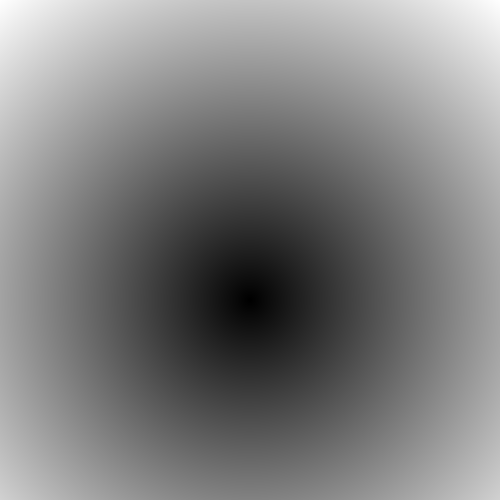
#> input picture notebooks/circle_profile.tif, 1000 x 1000 px (shown at 1/2 size)
$ jupyter execute --allow-errors example-with_circle_profile.ipynb   (shell and % lines are left out)
#> lines starting #> are read from the running program, lines starting #| are printed output that depends on the picture; long printed decimals are rounded
### sectorizedradialprofile/calculate_radial_profile.py
import numpy as np
import pandas as pd


class CalculateRadialProfile(object):

    def __init__(self, data: np.ndarray):
        """

        :param data: numpy 2D array
        :type data: np.array
        """
        self.data = data
        self.dimension = len(data.shape)
        if self.dimension not in [2, 3]:
            raise ValueError('Only 2D or 3D np.array are supported.')
        self.bool_2d = self.dimension == 2  # boolean indicator of data dimension, True: 2D, False: 3D
        self.center = None
        self.radius = None
        self.angle_range = None
        self.x0 = None
        self.y0 = None
        self.z0 = None
        self.param_list = []
        if self.bool_2d:
            self.y_index, self.x_index = np.indices(self.data.shape)
            self.y_len, self.x_len = np.shape(self.data)  # retrieve the size of the array
        else:
            self.z_index, self.y_index, self.x_index = np.indices(self.data.shape)
            self.z_len, self.y_len, self.x_len = np.shape(self.data)  # retrieve the size of the array
        self.final_radius_array = None
        self.final_data_array = None

    def add_params(self, center: tuple, radius=None, angle_range=None):
        """

        :param center: Origin of the radial plot, '(x0, y0)' or '(x0, y0, z0)'.
        :type center: tuple
        :param radius: The maximum distance from specified center. Optional, default 'None' used to include all.
        :type radius: int or float
        :param angle_range: Angular coverage in degrees '(0, 360)'. Optional, default 'None' used to include all.
        :type angle_range: tuple
        """
        self._validate_params(center=center, radius=radius, angle_range=angle_range)
        self.center = center
        self.radius = radius
        self.angle_range = angle_range
        self.x0 = self.center[0]
        self.y0 = self.center[1]
        self.param_list.append(form_param_dict(center=center, radius=radius, angle_range=angle_range))

    def calculate(self):
        """
        Performs the radial profile calculation
        :return:
        :rtype:
        """
        _final_radius_array = np.array([])
        _final_data_array = np.array([])
        for each_param_dict in self.param_list:
            _current_radius_array, _current_data_array = self.get_sorted_radial_array(each_param_dict)
            _final_radius_array = np.concatenate((_final_radius_array, _current_radius_array), axis=None)
            _final_data_array = np.concatenate((_final_data_array, _current_data_array), axis=None)
        self.final_radius_array = np.array(_final_radius_array)
        self.final_data_array = np.array(_final_data_array)
        self.calculate_profile()

    def calculate_profile(self):
        '''calculate the final profile'''
        df = pd.DataFrame()
        df['radius'] = self.final_radius_array
        df['value'] = self.final_data_array
        df1 = df.groupby('radius').agg({'value': ['mean', 'std', 'sem']})['value']
        self.radial_profile = df1

    def get_sorted_radial_array(self, param_dict):
        """
        :return: sorted radius array and data array
        :rtype: np.array
        """
        self.center = param_dict['center']
        self.radius = param_dict['radius']
        self.angle_range = param_dict['angle_range']
        self.x0 = self.center[0]
        self.y0 = self.center[1]
        if not self.bool_2d:
            self.z0 = self.center[2]

        self.calculate_pixels_radius()
        self.calculate_pixels_angle_position()
        self.turn_off_data_outside()
        self.sort_indices_of_radius()
        self.sort_data_by_radius_value()
        return self.sorted_radius[:], self.data_sorted_by_radius[:]

    def sort_data_by_radius_value(self):
        '''sort the working data by radius indices'''
        _data_sorted_by_radius = self.working_data.flat[self.sorted_radius_indices]
        _sorted_radius = self.radius_array.flat[self.sorted_radius_indices]
        _nan_indices = np.isnan(_data_sorted_by_radius)
        _not_nan_indices = np.invert(_nan_indices)
        self.data_sorted_by_radius = _data_sorted_by_radius[_not_nan_indices]
        self.sorted_radius = _sorted_radius[_not_nan_indices]
        # print(self.sorted_radius)

    def sort_indices_of_radius(self):
        '''sort the indices of the radius array'''
        sort_indices = np.argsort(self.radius_array.flat)
        self.sorted_radius_indices = sort_indices

    def turn_off_data_outside(self):
        '''using the angle range provided and the angle value of each pixels,
        this algorithm replace all the initial data by 0 outside the range specified'''
        inside_indices = np.isreal(self.data)
        if self.angle_range is not None:
            left_angles_indices = self.array_angle_deg >= self.angle_range[0]
            right_angles_indices = self.array_angle_deg <= self.angle_range[1]
            inside_indices = np.logical_and(left_angles_indices, right_angles_indices)
        if self.radius is not None:
            in_radius_indices = self.radius_array <= self.radius
            inside_indices = np.logical_and(inside_indices, in_radius_indices)
        not_keep_indices = np.invert(inside_indices)

        working_data = np.array(self.data, dtype=np.float64)  # forced array to be float so NaN can be used
        working_data[not_keep_indices] = np.nan  # replaced 0 with NaN so the mean & std can be calculated correctly
        #working_data[self.y0, self.x0] = 1  # make sure center is part of the pixel to keep

        self.working_data = working_data

    def calculate_pixels_angle_position(self):
        '''determine the angle position related to the top vertical center of
        each pixel in degrees'''
        if self.angle_range is not None:
            if self.bool_2d:
                complex_array = (self.y_index - self.y0) + 1j * \
                                (self.x_index - self.x0)
                # complex_array = (self.y_len - self.y_index - self.y0) + 1j * \
                #                 (self.x_index - self.x0)
                array_angle_deg = np.abs(np.angle(complex_array, deg=True) - 180)
                self.intermediate_array_angle_deg = array_angle_deg

                # removing all negative angles -> [0, 360[
                array_angle_deg_pos = np.array(array_angle_deg)
                for _y in np.arange(self.y_len):
                    for _x in np.arange(self.x_len):
                        _value = array_angle_deg[_y, _x]
                        if _value < 0:
                            array_angle_deg_pos[_y, _x] = 2 * 180 + _value

                self.array_angle_deg = array_angle_deg_pos
            else:
                raise ValueError('Angular range selection is not available for 3D data.')

    def calculate_pixels_radius(self):
        '''calculate radii of all pixels '''
        if self.bool_2d:
            r_array = np.sqrt((self.x_index - self.x0) ** 2 + (self.y_index - self.y0) ** 2)
            self.radius_array = r_array
        else:
            r_array = np.sqrt(
                (self.x_index - self.x0) ** 2 + (self.y_index - self.y0) ** 2 + (self.z_index - self.z0) ** 2)
            self.radius_array = r_array

    def _validate_params(self, center, radius, angle_range):
        assert type(center) == tuple
        if len(center) != self.dimension:
            raise ValueError("'center' input is not dimensionally correct for input data.")
        for each in center:
            if each < 0:
                raise ValueError("'center' input can not be negative.")
        if radius is not None:
            if radius <= 0:
                raise ValueError("'radius' has to be greater than zero.")
        if angle_range is not None:
            assert type(angle_range) == tuple
            assert len(angle_range) == 2
            for each in angle_range:
                if each < 0:
                    raise ValueError("'angle_range' has to be within (0, 360).")


# [31 lines left out: function load_label_analysis_amira, not called in this run]


def form_param_dict(center: tuple, radius: float, angle_range):
    """

    :param center: coordinates in form of (x,y) or (x, y, z)
    :type center: tuple
    :param radius: radius of the radial plot range
    :type radius: float
    :param angle_range: optional sector defined using tuple, eg. (0, 360)
    :type angle_range: tuple
    :return: shaped dictionary containing parameters
    :rtype: dict
    """
    _dict = {
        'center': center,
        'radius': radius,
        'angle_range': angle_range
    }
    return _dict

### notebooks/example-with_circle_profile.ipynb
[cell 1]
import os
import sys
root_folder = os.path.dirname(os.getcwd())
sys.path.append(root_folder)
from sectorizedradialprofile.calculate_radial_profile import CalculateRadialProfile
import matplotlib.pyplot as plt
from skimage import io
import sectorizedradialprofile
#> (the rest of this cell did not finish here and is left out)

Load the data

[cell 2]
data_file = 'circle_profile.tif'
im = io.imread(data_file)
#> im is the input picture: shape (1000, 1000) float32; min 0.707, max 780.3, mean 391.4
working_data = im[:,:]

Visualize data

[cell 3]
plt.figure(0)
plt.imshow(working_data)
plt.colorbar()
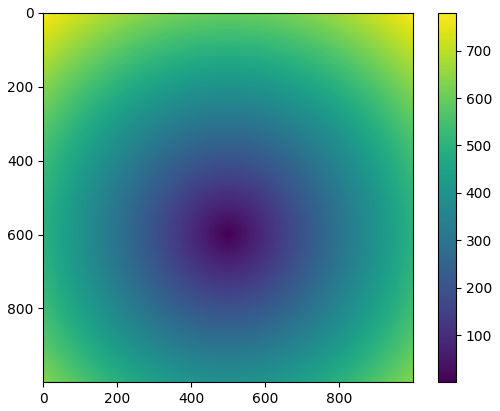
#> figure drawn by matplotlib, 2 panels

Define parameters

[cell 4]
center = (400, 300)  # Has to be in a form of (x0, y0)
angle_range = (0, 90)  # Has to be in a form of (from_angle, to_angle). It can be 'None' if you don't want to constrain.

Calculate profile

[cell 5]
o_profile = CalculateRadialProfile(data=working_data)  # Initialize the class with data input
o_profile.add_params(center=center, angle_range=angle_range)
o_profile.calculate()
#> the loop in calculate, `for each_param_dict in self.param_list:` made 1 pass
#> pass 1, in turn_off_data_outside, `self.working_data = working_data`:
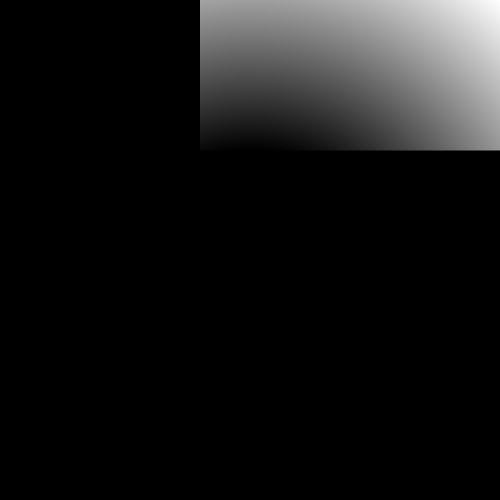
#> self.working_data: shape (1000, 1000) float64 (shown at 1/2 size); 81.94% of the values are NaN or infinite; the others: min 299.5, max 780.3, mean 518.5; drawn with min black, max white, NaN and infinite black

radius array (to check **calculate_pixels_radius**)

[cell 6]
plt.figure(1)
radius_array = o_profile.radius_array
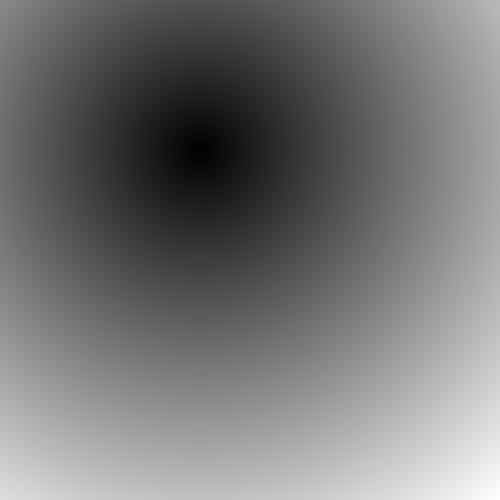
#> radius_array: shape (1000, 1000) float64 (shown at 1/2 size); min 0, max 920.5, mean 425.9; drawn with min black and max white
plt.imshow(radius_array)
plt.colorbar()
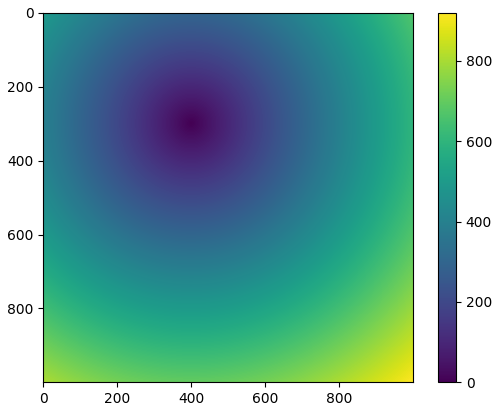
#> figure drawn by matplotlib, 2 panels

to check **calculate_pixels_angle_position**

[cell 7]
plt.figure(2)
array_angle_deg = o_profile.array_angle_deg
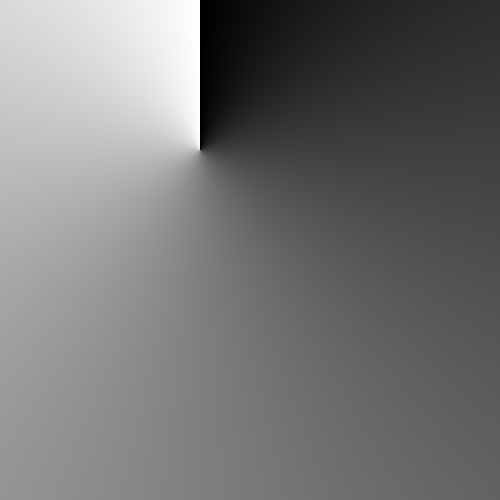
#> array_angle_deg: shape (1000, 1000) float64 (shown at 1/2 size); min 0, max 359.8, mean 165.6; drawn with min black and max white
#plt.imshow(array_angle_deg)
plt.imshow(o_profile.intermediate_array_angle_deg)
plt.colorbar()
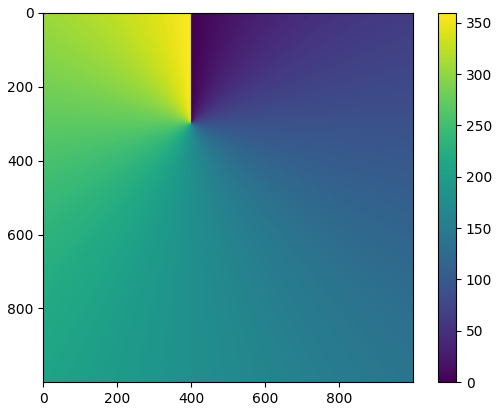
#> figure drawn by matplotlib, 2 panels

[cell 8]
plt.figure(10)
plt.imshow(o_profile.working_data
          )

[cell 9]
profile = o_profile.radial_profile
#> profile = table of 83702 rows and 3 columns
print(profile.head())
#|                 mean       std       sem
#| radius
#| 1.000  315.913  0.8931  0.6315
#| 1.414  316.232       NaN       NaN
#| 2.000  316.232  1.784  1.262
#| 2.236  316.552  0.8913  0.6302
#| 2.828  316.873       NaN       NaN
print(profile.tail())
#|                   mean  std  sem
#| radius
#| 668.588  778.018  NaN  NaN
#| 669.032  779.681  NaN  NaN
#| 669.033  778.785  NaN  NaN
#| 669.479  779.553  NaN  NaN
#| 669.926  780.321  NaN  NaN

Check results

[cell 10]
profile.plot()
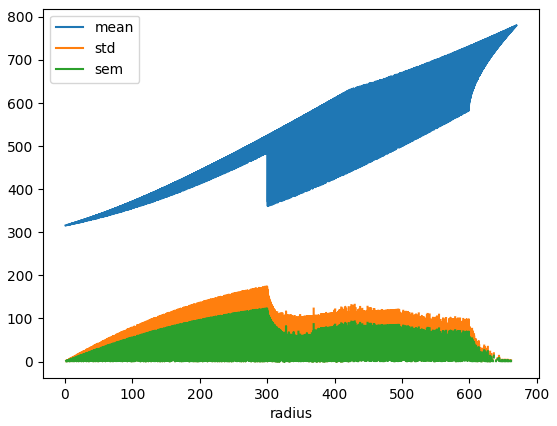
#> figure drawn by matplotlib, 1 panel; curve peaks at x = 669.9, y = 780.3

[cell 11]
plt.figure(3)
plt.errorbar(x=profile.index, y=profile['mean'], yerr=profile['sem'])
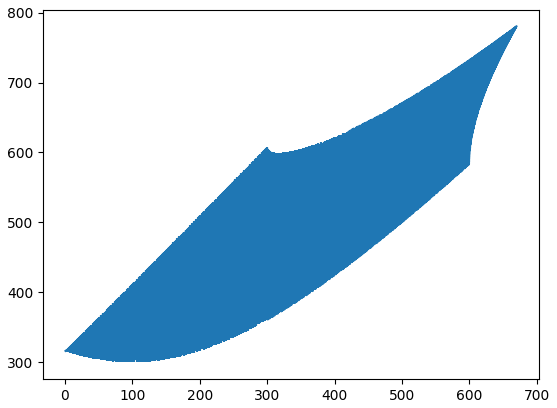
#> figure drawn by matplotlib, 1 panel; curve peaks at x = 669.9, y = 780.3
